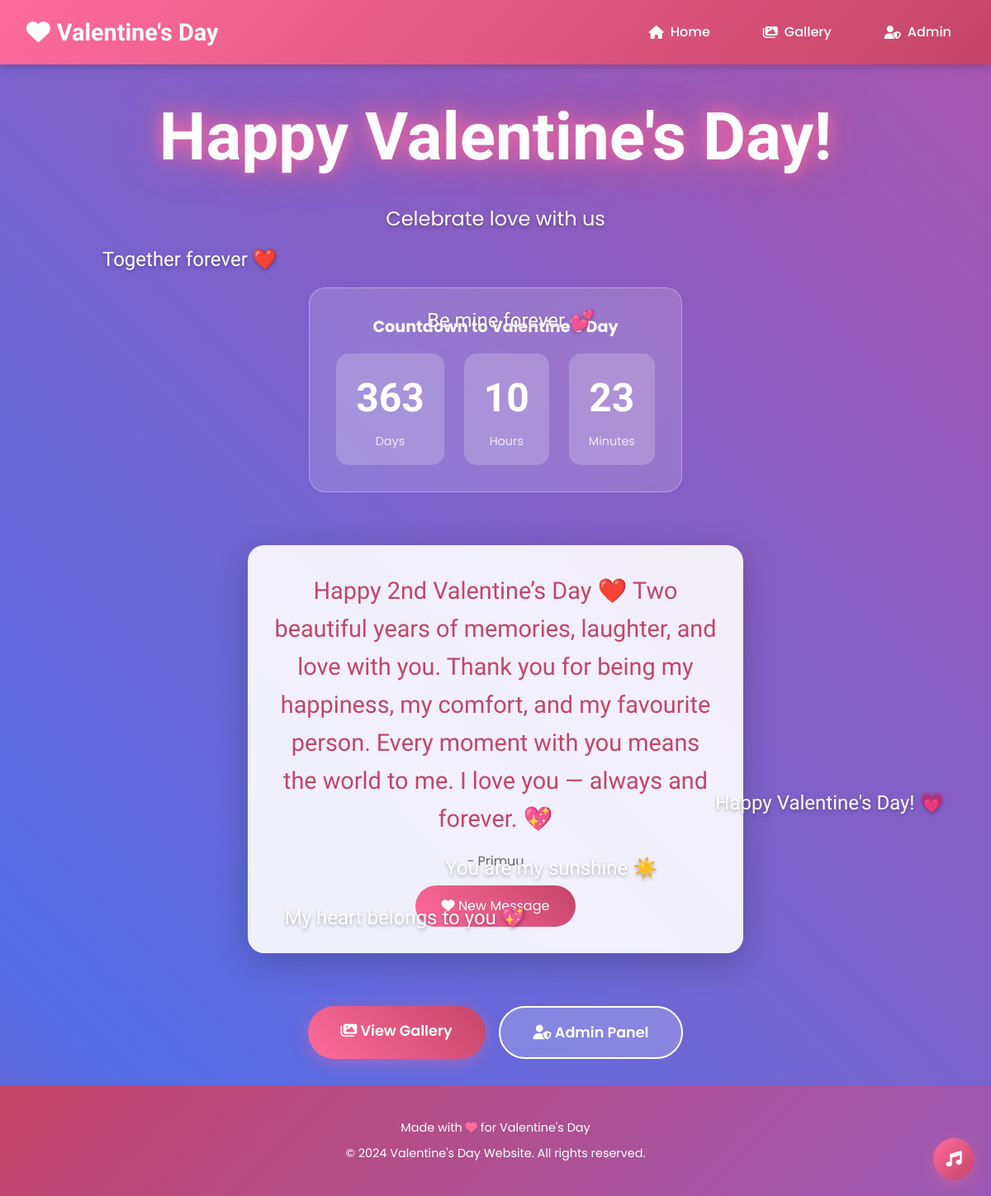
The page / on the database its author committed.
### valentine_main/models.py (models this page shows, shortened)
class LoveMessage(models.Model):
    message = models.TextField(verbose_name='Love Message')
    author = models.CharField(max_length=100, blank=True, verbose_name='Author')
    is_active = models.BooleanField(default=True, verbose_name='Is Active')
    created_at = models.DateTimeField(auto_now_add=True, verbose_name='Created At')
    class Meta:
        verbose_name = 'Love Message'
        verbose_name_plural = 'Love Messages'
        ordering = ['-created_at']

### valentine_main/views.py (the view)
# urls.py: path('', views.home, name='home'),
def home(request):
    love_messages = LoveMessage.objects.filter(is_active=True)
    random_message = random.choice(love_messages) if love_messages.exists() else None
    today = datetime.now()
    current_year = today.year
    valentine_date = datetime(current_year, 2, 14)
    if today > valentine_date:
        valentine_date = datetime(current_year + 1, 2, 14)
    days_until = (valentine_date - today).days
    hours_until = 24 - today.hour
    minutes_until = 60 - today.minute
    context = {
        'days_until': days_until,
        'hours_until': hours_until,
        'minutes_until': minutes_until,
        'random_message': random_message,
        'love_messages': love_messages,
    }
    return render(request, 'valentine_main/home.html', context)

### templates/valentine_main/home.html (shortened to what this page needs)
{% extends 'valentine_main/base.html' %}
{% load static %}
{% block content %}
<div class="hero-section heart-cursor">
    <h1 class="hero-title">Happy Valentine's Day!</h1>
    <p class="hero-subtitle">Celebrate love with us</p>
    <div class="countdown-container">
        <h2 class="countdown-title">Countdown to Valentine's Day</h2>
        <div class="countdown">
            <div class="countdown-item">
                <span class="countdown-number" id="days">{{ days_until }}</span>
                <span class="countdown-label">Days</span>
            </div>
            <div class="countdown-item">
                <span class="countdown-number" id="hours">{{ hours_until }}</span>
                <span class="countdown-label">Hours</span>
            </div>
            <div class="countdown-item">
                <span class="countdown-number" id="minutes">{{ minutes_until }}</span>
                <span class="countdown-label">Minutes</span>
            </div>
        </div>
    </div>
    {% if random_message %}
    <div class="love-message-box">
        <p class="love-message-text" id="loveMessage">{{ random_message.message }}</p>
        {% if random_message.author %}
        <p class="love-message-author">- {{ random_message.author }}</p>
        {% endif %}
        <button class="new-message-btn" onclick="getNewMessage()">
            <i class="fas fa-heart"></i> New Message
        </button>
    </div>
    {% endif %}
    <div class="cta-buttons">
        <a href="{% url 'valentine_main:gallery' %}" class="cta-btn cta-btn-primary">
            <i class="fas fa-images"></i> View Gallery
        </a>
        <a href="/admin/" class="cta-btn cta-btn-secondary" target="_blank">
            <i class="fas fa-user-shield"></i> Admin Panel
        </a>
    </div>
    <div class="floating-notes" id="floatingNotes"></div>
</div>
{% endblock %}

### templates/valentine_main/base.html (shortened to what this page needs)
<!DOCTYPE html>
{% load static %}
<html lang="en">
<head>
    <link rel="stylesheet" href="https://cdnjs.cloudflare.com/ajax/libs/font-awesome/6.4.0/css/all.min.css">
    <link rel="stylesheet" href="{% static 'css/style.css' %}">
</head>
<body>
    <nav class="navbar">
        <div class="nav-container">
            <a href="{% url 'valentine_main:home' %}" class="nav-logo">
                <i class="fas fa-heart"></i> Valentine's Day
            </a>
            <ul class="nav-menu">
                <li class="nav-item">
                    <a href="{% url 'valentine_main:home' %}" class="nav-link">
                        <i class="fas fa-home"></i> Home
                    </a>
                </li>
                <li class="nav-item">
                    <a href="{% url 'valentine_main:gallery' %}" class="nav-link">
                        <i class="fas fa-images"></i> Gallery
                    </a>
                </li>
                <li class="nav-item">
                    <a href="/admin/" class="nav-link" target="_blank">
                        <i class="fas fa-user-shield"></i> Admin
                    </a>
                </li>
            </ul>
        </div>
    </nav>
    <main>
        {% block content %}{% endblock %}
    </main>
    <footer class="footer">
        <div class="footer-content">
            <p>Made with <i class="fas fa-heart"></i> for Valentine's Day</p>
            <p>&copy; 2024 Valentine's Day Website. All rights reserved.</p>
        </div>
    </footer>
    <div class="floating-hearts" id="floatingHearts"></div>
    <div class="confetti-container" id="confettiContainer"></div>
    <div class="audio-player" id="audioPlayer">
        <button class="audio-toggle" id="audioToggle" aria-label="Toggle Music">
            <i class="fas fa-music"></i>
        </button>
    </div>
</body>
</html>

### static/css/style.css (style rules this page uses)
:root { --primary-pink: #ff6b9d; --primary-red: #c44569; --primary-purple: #9b59b6; --secondary-pink: #fd79a8; --secondary-lavender: #a29bfe; --secondary-peach: #fab1a0; --white: #ffffff; --light-pink: #ffe3e8; --light-gray: #f8f9fa; --dark-gray: #2d3436; --shadow-sm: 0 2px 4px rgba(0, 0, 0, 0.1); --shadow-md: 0 4px 8px rgba(0, 0, 0, 0.15); --shadow-lg: 0 8px 16px rgba(0, 0, 0, 0.2); --shadow-pink: 0 5px 20px rgba(255, 107, 157, 0.4); --transition-fast: 0.2s ease; --transition-normal: 0.3s ease; --transition-slow: 0.5s ease; }
* { margin: 0; padding: 0; box-sizing: border-box; }
html { scroll-behavior: smooth; }
body { font-family: 'Poppins', sans-serif; color: var(--dark-gray); background-color: var(--light-pink); line-height: 1.6; overflow-x: hidden; }
.navbar { position: fixed; top: 0; left: 0; width: 100%; background: linear-gradient(135deg, var(--primary-pink), var(--primary-red)); box-shadow: var(--shadow-md); z-index: 1000; transition: all var(--transition-normal); }
.nav-container { max-width: 1200px; margin: 0 auto; padding: 1rem 2rem; display: flex; justify-content: space-between; align-items: center; }
.nav-logo { font-family: 'Dancing Script', cursive; font-size: 1.8rem; font-weight: 700; color: var(--white); text-decoration: none; display: flex; align-items: center; gap: 0.5rem; transition: transform var(--transition-normal); }
.nav-logo i { color: var(--white); animation: heartbeat 1.5s ease-in-out infinite; }
.nav-menu { display: flex; list-style: none; gap: 2rem; align-items: center; }
.nav-item { position: relative; }
.nav-link { color: var(--white); text-decoration: none; font-weight: 500; font-size: 1rem; display: flex; align-items: center; gap: 0.5rem; padding: 0.5rem 1rem; border-radius: 25px; transition: all var(--transition-normal); }
main { min-height: 100vh; padding-top: 70px; }
.footer { background: linear-gradient(135deg, var(--primary-red), var(--primary-purple)); color: var(--white); padding: 2rem; text-align: center; margin-top: auto; }
.footer-content p { margin: 0.5rem 0; font-size: 0.9rem; }
.footer i { color: var(--primary-pink); animation: heartbeat 1.5s ease-in-out infinite; }
.floating-hearts { position: fixed; top: 0; left: 0; width: 100%; height: 100%; pointer-events: none; z-index: 50; overflow: hidden; }
.confetti-container { position: fixed; top: 0; left: 0; width: 100%; height: 100%; pointer-events: none; z-index: 40; overflow: hidden; }
.audio-player { position: fixed; bottom: 20px; right: 20px; z-index: 1000; }
.audio-toggle { width: 50px; height: 50px; border-radius: 50%; background: linear-gradient(135deg, var(--primary-pink), var(--primary-red)); border: none; color: var(--white); font-size: 1.2rem; cursor: pointer; box-shadow: var(--shadow-pink); transition: all var(--transition-normal); display: flex; align-items: center; justify-content: center; }

### rows shown on the page
LoveMessage: message "Happy 2nd Valentine’s Day ❤️ Two beautiful years of memories, laughter, and love with you. Thank you for being my happiness, my comfort, and my favourite person. Every moment with you means the world to me. I love you — always and forever. 💖", author "Primuu"
